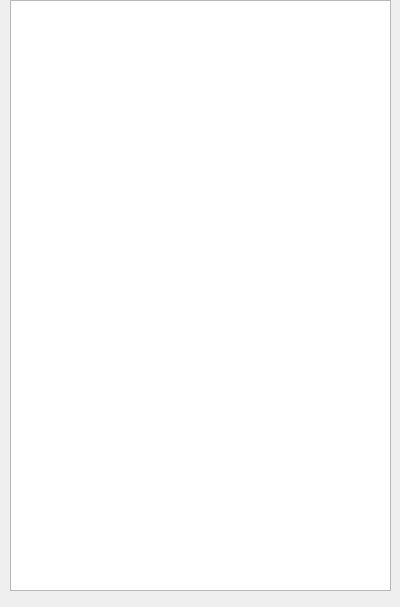
<?xml version="1.0" encoding="UTF-8"?>
<ui version="4.0">
 <class>ClientDeliveries</class>
 <widget class="QDialog" name="ClientDeliveries">
  <property name="geometry">
   <rect>
    <x>0</x>
    <y>0</y>
    <width>400</width>
    <height>607</height>
   </rect>
  </property>
  <property name="windowTitle">
   <string>Dialog</string>
  </property>
  <widget class="QListWidget" name="listWidget">
   <property name="geometry">
    <rect>
     <x>10</x>
     <y>0</y>
     <width>381</width>
     <height>591</height>
    </rect>
   </property>
  </widget>
 </widget>
 <resources/>
 <connections/>
</ui>
